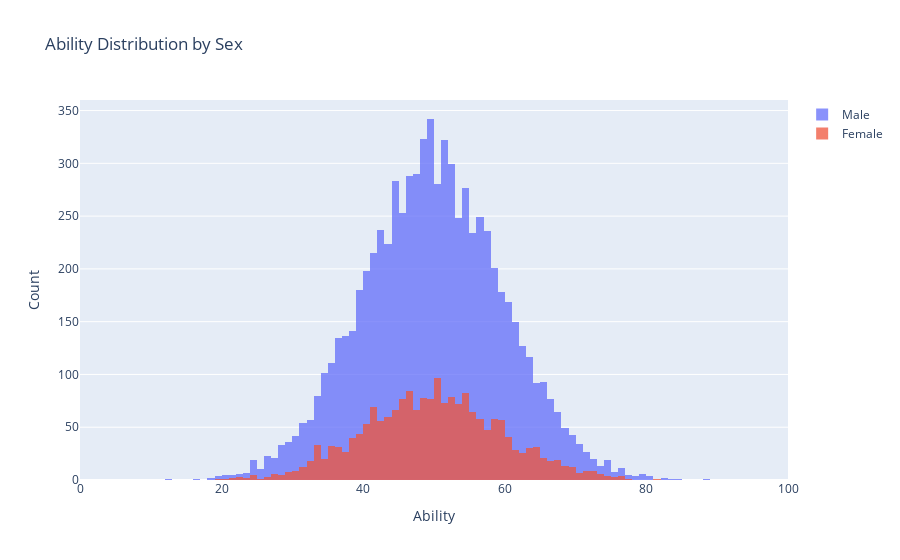

The cell this chart's notebook holds for it:
### Code cell
plot_ability_distribution_by_sex(applicants_df)

### Figure 1 — Plotly figure (JSON) as saved in the notebook; plotly's stock layout.template omitted (floating-point values rounded to 4 significant figures; data arrays with more than 128 entries replaced by an {"elided": "..."} marker saying what was removed)
{"data": [{"name": "Male", "opacity": 0.75, "type": "histogram", "x": {"elided": "7524 float values"}}, {"name": "Female", "opacity": 0.75, "type": "histogram", "x": {"elided": "1959 float values"}}], "layout": {"barmode": "overlay", "title": {"text": "Ability Distribution by Sex"}, "xaxis": {"range": [0, 100], "title": {"text": "Ability"}}, "yaxis": {"title": {"text": "Count"}}}}
